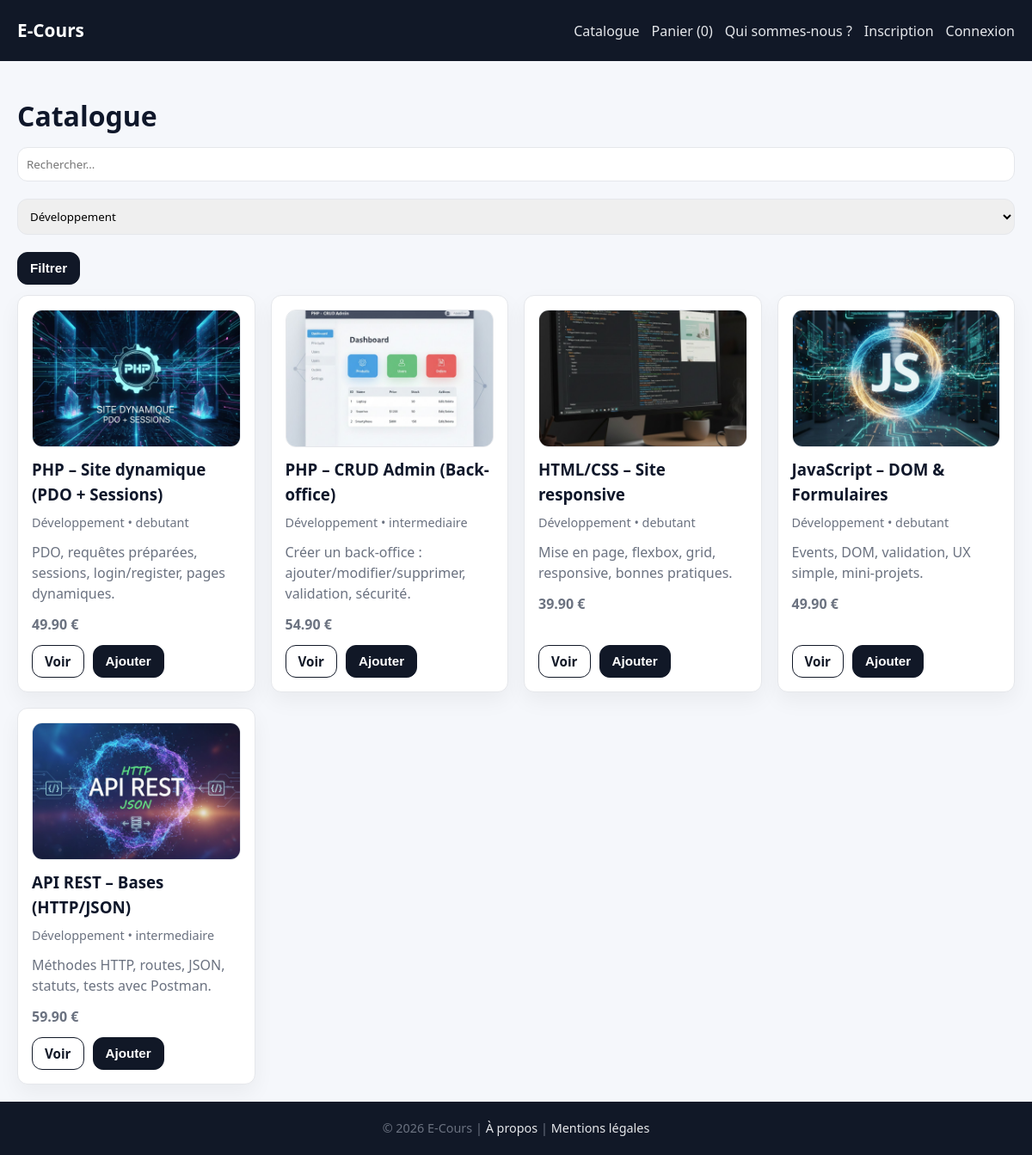
Page /courses.php?cat=dev on the earlier database version.
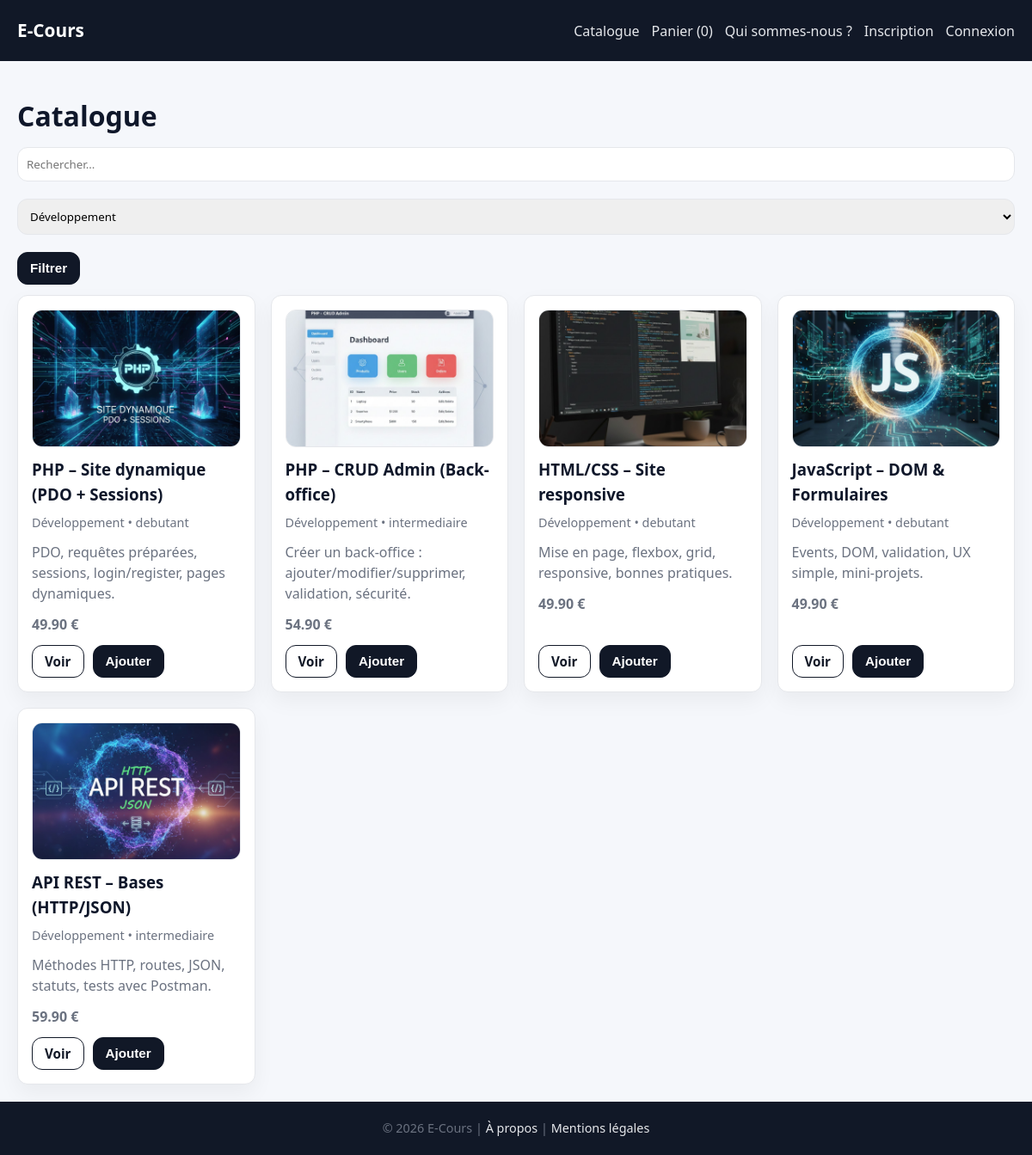
Same page on the later database version.
### tables this page shows
CREATE TABLE IF NOT EXISTS `courses` (
  `id` int(11) NOT NULL AUTO_INCREMENT,
  `category_id` int(11) NOT NULL,
  `title` varchar(200) NOT NULL,
  `slug` varchar(220) NOT NULL,
  `description` text NOT NULL,
  `price` decimal(10,2) NOT NULL DEFAULT 0.00,
  `level` enum('debutant','intermediaire','avance') NOT NULL DEFAULT 'debutant',
  `published` tinyint(1) NOT NULL DEFAULT 1,
  `created_at` datetime NOT NULL DEFAULT current_timestamp(),
  `image` varchar(255) NOT NULL,
  PRIMARY KEY (`id`),
  UNIQUE KEY `slug` (`slug`),
  KEY `category_id` (`category_id`)
);

CREATE TABLE IF NOT EXISTS `categories` (
  `id` int(11) NOT NULL AUTO_INCREMENT,
  `slug` varchar(50) NOT NULL,
  `name` varchar(100) NOT NULL,
  `image` varchar(255) NOT NULL,
  PRIMARY KEY (`id`),
  UNIQUE KEY `slug` (`slug`)
);

### includes/functions.php (called while the page is built, shortened)
<?php
function e($s): string {
  return htmlspecialchars((string)$s, ENT_QUOTES, 'UTF-8');
}
function cartCount(): int {
  return array_sum($_SESSION['cart']);
}
?>

### includes/auth.php (called while the page is built, shortened)
<?php
function isLoggedIn(): bool {
  return isset($_SESSION['user']);
}
?>

### courses.php (the view, shortened to what this page needs)
<?php
require __DIR__ . "/config/db.php";
require __DIR__ . "/includes/header.php";
$catSlug = trim($_GET['cat'] ?? '');
$q = trim($_GET['q'] ?? '');
$cats = $pdo->query("SELECT id, slug, name FROM categories ORDER BY name")->fetchAll();
$sql = "SELECT c.*, ca.name AS category_name, ca.slug AS category_slug
        FROM courses c
        JOIN categories ca ON ca.id = c.category_id
        WHERE c.published = 1";
$params = [];
if ($catSlug !== '') {
  $sql .= " AND ca.slug = :cat";
  $params['cat'] = $catSlug;
}
$sql .= " ORDER BY c.created_at DESC";
$stmt = $pdo->prepare($sql);
$stmt->execute($params);
$courses = $stmt->fetchAll();
?>
<h1>Catalogue</h1>
<form method="get" style="margin:12px 0; display:flex; gap:10px; flex-wrap:wrap;">
  <input name="q" placeholder="Rechercher..." value="<?= e($q) ?>">
  <select name="cat">
    <?php foreach ($cats as $c): ?>
      <option value="<?= e($c['slug']) ?>" <?= $catSlug === $c['slug'] ? 'selected' : '' ?>>
        <?= e($c['name']) ?>
      </option>
    <?php endforeach; ?>
  </select>
  <button class="btn btn-primary" type="submit">Filtrer</button>
</form>
<div class="grid">
  <?php foreach ($courses as $c): ?>
    <div class="card">
      <img src="public/uploads/<?= e($c['image']) ?>" alt="<?= e($c['title']) ?>" class="img">
      <h3><?= e($c['title']) ?></h3>
      <p class="muted"><?= e($c['category_name']) ?> • <?= e($c['level']) ?></p>
      <p><?= e(mb_strimwidth($c['description'], 0, 120, '...')) ?></p>
      <p><strong><?= number_format((float)$c['price'], 2) ?> €</strong></p>
      <div class="card-actions">
        <a class="btn" href="course.php?slug=<?= urlencode($c['slug']) ?>">Voir</a>
        <form method="post" action="cart.php">
          <button class="btn btn-primary" type="submit">Ajouter</button>
        </form>
      </div>
    </div>
  <?php endforeach; ?>
</div>
<?php require __DIR__ . "/includes/footer.php"; ?>

### includes/header.php (shortened to what this page needs)
<?php
require_once __DIR__ . "/auth.php";
require_once __DIR__ . "/functions.php";
$IN_ADMIN = str_contains($_SERVER['SCRIPT_NAME'], '/admin/');
$BASE_HREF = $IN_ADMIN ? '../' : '';
?>
<!doctype html>
<html lang="fr">
<head>
  <link rel="stylesheet" href="<?= $BASE_HREF ?>public/assets/style.css">
</head>
<body>
<header class="topbar">
  <div class="container">
    <a class="brand" href="<?= $BASE_HREF ?>index.php">E-Cours</a>
    <nav class="nav">
      <?php if ($IN_ADMIN): ?>
        <a href="<?= $BASE_HREF ?>index.php">← Retour au site</a>
        <a href="<?= $BASE_HREF ?>admin/index.php">Dashboard</a>
        <a href="<?= $BASE_HREF ?>admin/courses_list.php">Cours</a>
        <a href="<?= $BASE_HREF ?>admin/users_list.php">Utilisateurs</a>
      <?php else: ?>
        <a href="<?= $BASE_HREF ?>courses.php">Catalogue</a>
        <a href="<?= $BASE_HREF ?>cart.php">Panier (<?= cartCount() ?>)</a>
        <a href="<?= $BASE_HREF ?>about.php">Qui sommes-nous ?</a>
      <?php endif; ?>
      <?php if (isLoggedIn()): ?>
        <?php if (!$IN_ADMIN): ?>
          <a href="<?= $BASE_HREF ?>my_courses.php">Mes cours</a>
          <?php if (isAdmin()): ?>
            <a href="<?= $BASE_HREF ?>admin/index.php">Admin</a>
          <?php endif; ?>
        <?php endif; ?>
        <span class="muted">| <?= e($_SESSION['user']['name']) ?></span>
        <a href="<?= $BASE_HREF ?>logout.php">Déconnexion</a>
      <?php else: ?>
        <a href="<?= $BASE_HREF ?>register.php">Inscription</a>
        <a href="<?= $BASE_HREF ?>login.php">Connexion</a>
      <?php endif; ?>
    </nav>
  </div>
</header>
<main class="container">

### includes/footer.php
</main>
<footer class="footer">
  <div class="container">
    <small class="muted">© <?= date('Y') ?> E-Cours | <a href="<?= $BASE_HREF ?>a-propos.php">À propos</a> | <a href="<?= $BASE_HREF ?>mentions-legales.php">Mentions légales</a></small>
  </div>
</footer>
</body>
</html>

### public/assets/style.css (style rules this page uses)
:root { --bg: #f5f7fb; --surface: #ffffff; --primary: #111827; --accent: #6366f1; --danger: #dc2626; --text: #0f172a; --muted: #6b7280; --border: #e5e7eb; --radius: 12px; }
* { box-sizing: border-box; }
html, body { height: 100%; }
body { margin: 0; font-family: system-ui, -apple-system, Segoe UI, Roboto, Arial, sans-serif; background: var(--bg); color: var(--text); line-height: 1.5; display: flex; flex-direction: column; }
a { color: inherit; text-decoration: none; }
.container { max-width: 1200px; margin: auto; padding: 20px; }
main.container { flex: 1; width: 100%; }
.topbar { background: var(--primary); color: #fff; }
.topbar .container { display: flex; justify-content: space-between; align-items: center; gap: 15px; flex-wrap: wrap; }
.brand { font-size: 1.3rem; font-weight: 800; }
.nav { display: flex; gap: 14px; align-items: center; flex-wrap: wrap; }
.nav a { color: #e5e7eb; font-weight: 500; }
h1 { margin: 20px 0 10px; }
h2, h3 { margin: 15px 0 8px; }
p { margin: 0 0 12px; color: var(--muted); }
.muted { color: var(--muted); font-size: 0.9rem; }
.btn, .btn-primary { padding: 9px 14px; font-size: 0.95rem; line-height: 1.2; border-radius: var(--radius); border: 1px solid var(--primary); font-weight: 600; cursor: pointer; transition: all .2s ease; width: fit-content; }
.btn { background: transparent; color: var(--primary); }
.btn-primary { background: var(--primary); color: #fff; }
.card .btn, .card .btn-primary { align-self: flex-start; }
.grid { display: grid; gap: 18px; grid-template-columns: repeat(1, minmax(0, 1fr)); }
@media (min-width: 640px) { .grid { grid-template-columns: repeat(2, 1fr); } }
@media (min-width: 1024px) { .grid { grid-template-columns: repeat(4, 1fr); } }
.card { background: var(--surface); border-radius: var(--radius); padding: 16px; border: 1px solid var(--border); box-shadow: 0 10px 25px rgba(0,0,0,.05); transition: transform .2s ease, box-shadow .2s ease; display: flex; flex-direction: column; }
.card h3 { margin: 12px 0 8px; }
.card-actions { margin-top: auto; display: flex; gap: 10px; align-items: center; }
.img { width: 100%; height: 160px; object-fit: cover; border-radius: var(--radius); border: 1px solid var(--border); }
input, textarea, select { width: 100%; padding: 10px; border-radius: var(--radius); border: 1px solid var(--border); margin-bottom: 10px; font-family: inherit; }
.footer { background: var(--primary); color: #e5e7eb; text-align: center; font-size: 0.9rem; }
.footer a { color: #e5e7eb; font-weight: 500; }

Differences in the rows shown:
changed courses "HTML/CSS – Site responsive": price "39.90" → "49.90"
